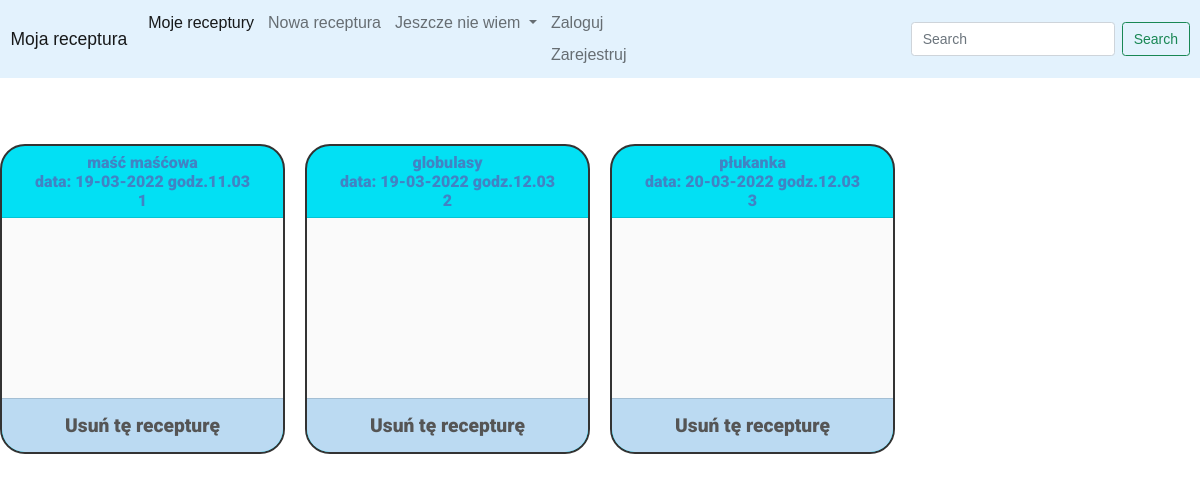
Page /mojerec on the earlier database version.
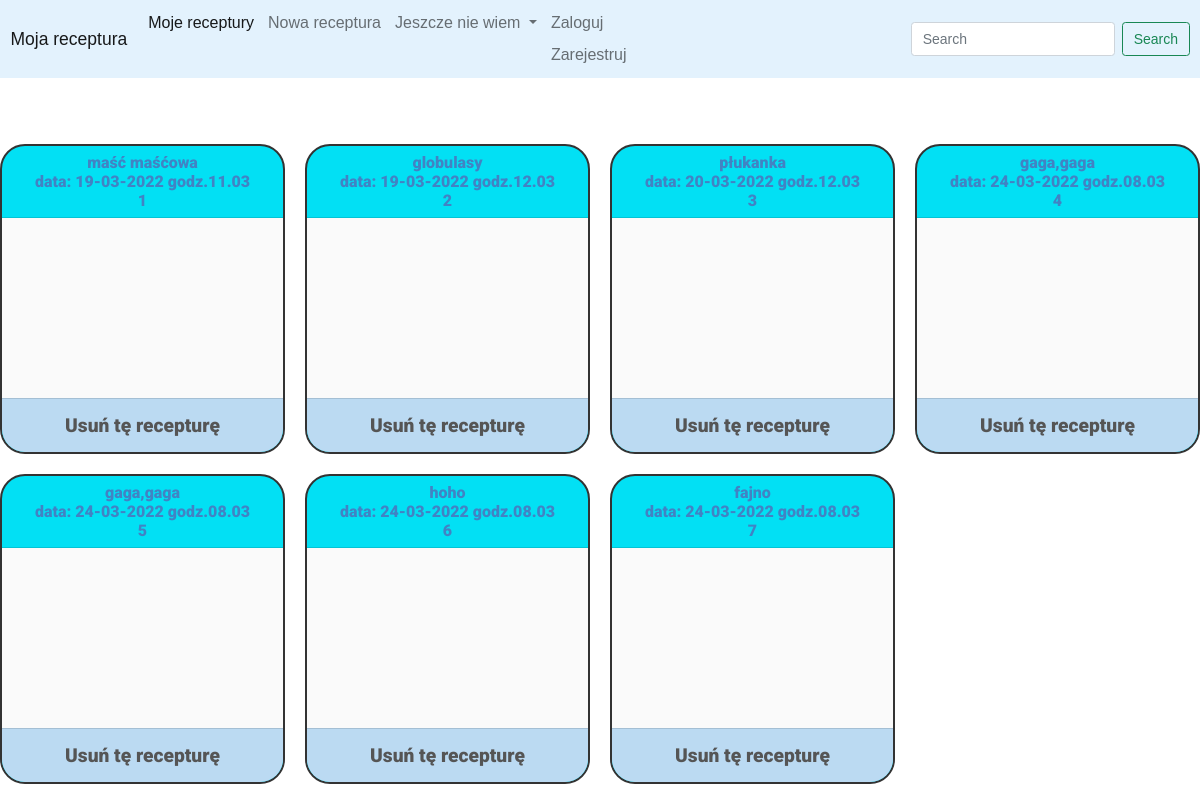
Same page on the later database version.
### recipes/models.py (models this page shows, shortened)
class Receptura (models.Model):
    rodzaje=(('1','Maść'),('2','czopki i globulki'),('3','receptura płynna'))
    czop_czy_glob=(('1','czopki'),('2','globulki'))
    tak_czy_nie = (('1', 'tak'), ('2', 'nie'))
    nazwa=models.CharField( max_length=30)
    date=models.DateTimeField(auto_now_add=True)
    rodzaj=models.TextField(choices=rodzaje,blank=True, null=True)
    czopki_czy_globulki=models.TextField(choices=czop_czy_glob, blank=True, null=True)
    ilosc_czop_glob = models.CharField(max_length=40, blank=True, null=True, default='')
    masa_docelowa_czop_glob = models.CharField(max_length=40, blank=True, null=True, default='')
    czy_ilosc_oleum_pomnozyc =models.TextField(choices=czop_czy_glob, blank=True, null=True)
    ilosc_masci =models.CharField(max_length=40, blank=True, null=True, default='')
    ilosc_gramow = models.CharField(max_length=40, blank=True, null=True, default='')
    owner=models.ForeignKey(User,blank = True, null = True,on_delete=models.CASCADE)
    session = models.ForeignKey(Session, null=True,on_delete=models.CASCADE)

### recipes/views.py (the view)
# urls.py: path('mojerec',views.mojeRec,name='mojerec'),
def mojeRec (request):
    if not request.session.exists(request.session.session_key):
        request.session.create()
    print("request.session.session_key", request.session.session_key)
    sys.stdout.flush()
    if request.user.is_anonymous ==False:
        moje_receptury=Receptura.objects.filter(owner=request.user).order_by('date')
    else:
        moje_receptury = Receptura.objects.filter(session=request.session.session_key).order_by('date') #request.session.get("name")
    context={'receptury':moje_receptury}
    return render(request,'mojerec.html',context)

### templates/mojerec.html (shortened to what this page needs)
<!DOCTYPE html>
<html lang="en">
<head>
</head>
<body>
{% extends 'base.html' %}
{% load static %}
{% block content %}
<br><br>
<div class="cards-rec-container">
  {% for i in receptury %}
  <div class="cont">
      <a href="{% url 'receptura' i.id %}">
        <div class="card-header">
        {{ i.nazwa }}
        <br>
        data: {{ i.date|date:"d-m-Y" }} godz.{{ i.date|date:"h.m" }}
        <div class='pk-class' id="pk-box">
        {{ i.pk }}
        </div>
      </div>
          <div id="{{i.pk}}-skladniki" class="card-sklad-rec"> </div>
      </a>
      <div type="button" class="card-footer" data-bs-toggle="modal" data-bs-target="#exampleModal-{{i.pk}}">
        Usuń tę recepturę
      </div>
</div>
{% endfor %}
</div>
{% endblock %}

Differences in the rows shown:
added Receptura: nazwa "gaga,gaga", date "24-03-2022", date "08.03", pk "4"
added Receptura: nazwa "gaga,gaga", date "24-03-2022", date "08.03", pk "5"
added Receptura: nazwa "hoho", date "24-03-2022", date "08.03", pk "6"
added Receptura: nazwa "fajno", date "24-03-2022", date "08.03", pk "7"
